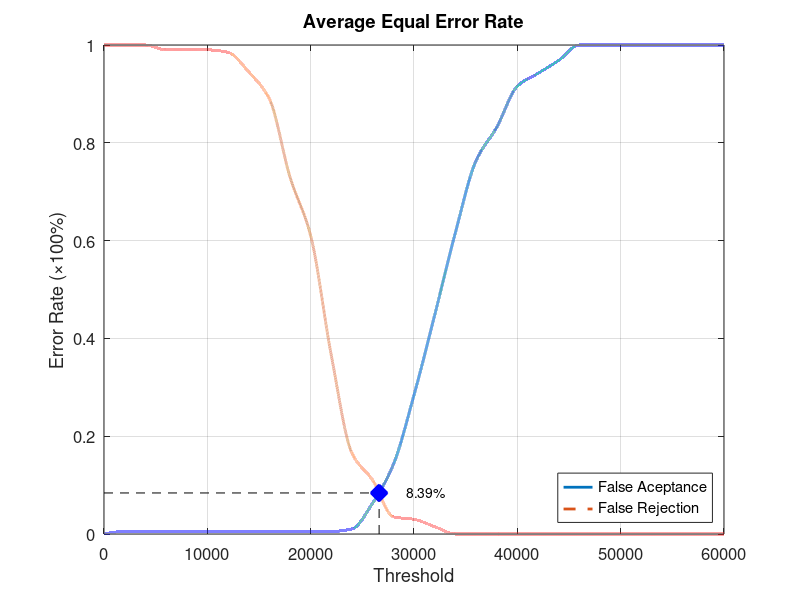
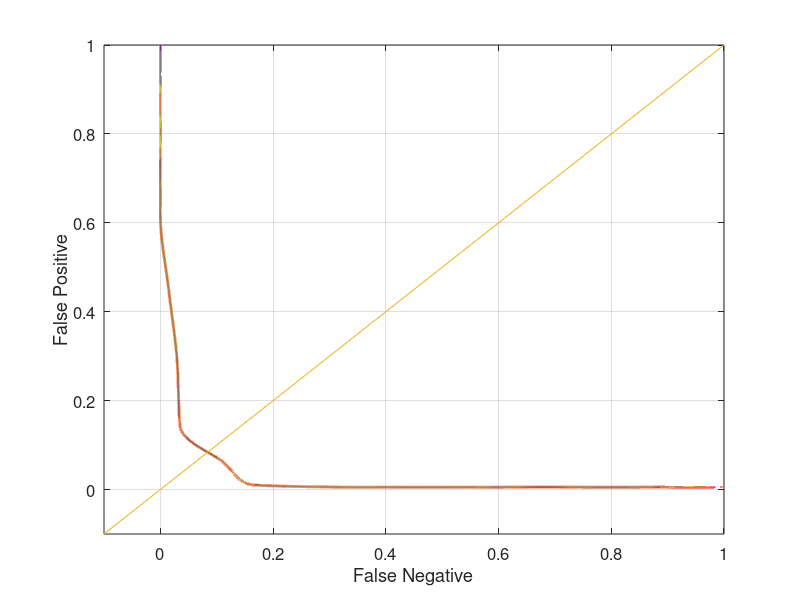

Source code (MATLAB) for these figures, in order:
function yEER = Database2_2
close all;
clear;
clc;
x = 0:2000:60000;
xq = 0:0.5:60000;

y0 = [0 0.00526316 0.00526316 0.00526316 0.00526316 0.00526316 0.00526316 0.00526316 0.00526316 0.00526316 0.00526316 0.00526316 0.0105263 0.0631579 0.142105 0.284211 0.447368 0.615789 0.763158 0.831579 0.915789 0.942105 0.968421 1 1 1 1 1 1 1 1];
yy0 = interp1(x, y0, xq, 'pchip');
y1 = [1 1 1 0.99 0.99 0.99 0.985 0.945 0.89 0.73 0.61 0.365 0.165 0.11 0.035 0.03 0.015 0 0 0 0 0 0 0 0 0 0 0 0 0 0];
yy1 = interp1(x, y1, xq, 'pchip');

% Calculating EER: 
y2 = abs(y0 - y1);
find(y2 == min(y2))
yy2 = abs(yy0 - yy1);
xEER = find(yy2 == min(yy2));
xEERIndex = xq(xEER) % X-axis EER
yEER = yy0(xEER) % Y-axis EER

main = figure
plot(xq, yy0,'-','LineWidth', 2);	hold on
plot(xq, yy1,'--','LineWidth', 2);	hold on
plot([xEERIndex xEERIndex], [0 yEER], 'k--');	hold on
plot([0 xEERIndex], [yEER yEER], 'k--');	hold on
plot(xEERIndex, yEER, 'bx', 'LineWidth', 10);	hold on
text(xEERIndex + 10 * xEERIndex / 100, yEER, [num2str(round((10000 * yEER)) / 100) '%'])
legend('False Aceptance', 'False Rejection', 'Location', 'SouthEast')
xlabel('Threshold')
ylabel('Error Rate (\times100%)')
title('Average Equal Error Rate')
set(gca, 'FontSize', 12)
axis([0 60000 0 1])
grid on

print(main, 'Database2_2Main', '-dpng');
FNRxFPR = figure('Color', [1 1 1]);
plot(yy1, yy0, '-', yy1, yy0, 'LineWidth', 2);
hold on
y = -0.1:0.1:1
plot(y, y); 
set(gca, 'FontSize', 12)
xlabel('False Negative')
ylabel('False Positive')
axis([-0.1 1 -0.1 1])
set(gca, 'FontSize', 12)
grid on

print(FNRxFPR, 'Database2_2FNRxFPR','-dpng');
end
